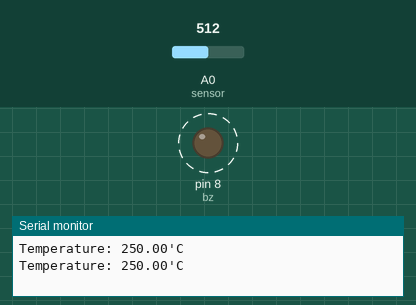
Recording of a sketch running on a simulated Arduino Uno, built with avr-gcc and run on an emulated ATmega328P. On the bench: output pins drawn as LEDs (lit = HIGH), the last lines printed to the serial monitor. Dashed ring = blinking. Inputs (shaded band) come from the test bench; at power-on: A0 (sensor) = 512.

Above: at 2.0 s.
2.1 s: A0 (sensor) set to 57
5.6 s: A0 (sensor) set to 50
At 6.1 s:
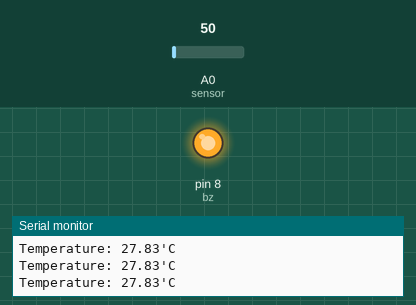
At 7.2 s:
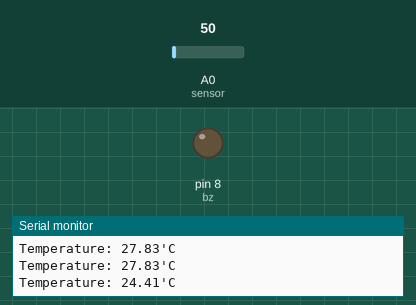
Timing chart, 0 to 8.7 s (numbered marks = the images above; inputs shaded):
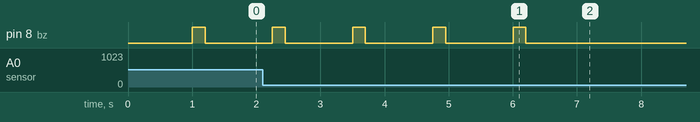

Measured:
- the behaviour switches between 54 and 53 on A0 (sensor) (found by bisection; images 0 and 1)
- after the input at 5.6 s, pin 8 (bz): goes on until 6.2 s, then stays LOW
- by itself, pin 8 (bz): alternates HIGH for 0.20 s and LOW for 1.1 s

The sketch:

LM35.ino
```cpp
#define sensor A0
#define bz 8

float input, temp;

void setup() {
  // put your setup code here, to run once:
  Serial.begin(9600);
  pinMode(bz, OUTPUT);
  pinMode(sensor, INPUT);
}

void loop() {
  // put your main code here, to run repeatedly:
  input = analogRead(sensor);
  temp = input * 500 / 1024;
  Serial.print("Temperature: ");
  Serial.print(temp);
  Serial.print("'C");
  Serial.println();
  delay(1000);

  if(temp >= 26){
    digitalWrite(bz, HIGH);
    delay(200);

    digitalWrite(bz, LOW);
    delay(50);
  }
 else {
  digitalWrite(bz, LOW);
  }
}
```
